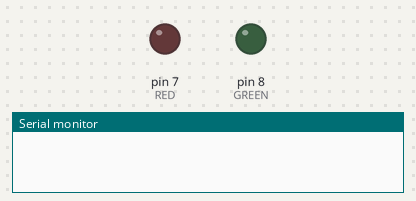
Simulated run of this sketch. Board: Arduino Uno, built with avr-gcc and run on an emulated ATmega328P. Parts: output pins drawn as LEDs (lit = HIGH), the last lines printed to the serial monitor. Random numbers use the default seed unless the sketch sets one. At 19.7 s the program stops and its outputs stay as they are.

Above: at 0.1 s.
At 7.6 s:
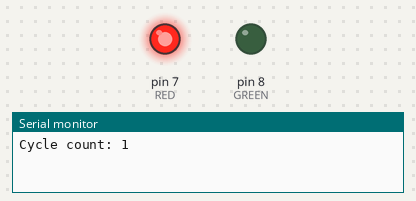
At 13.8 s:
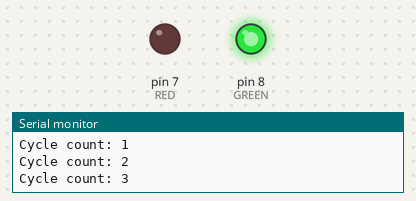
Timing chart, 0 to 16.2 s (numbered marks = the images above):
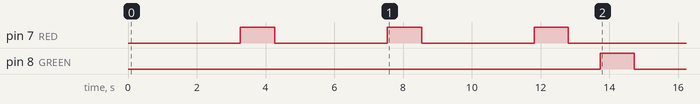

Measured:
- by itself, pin 7 (RED): alternates HIGH for 1.0 s and LOW for 3.3 s, 6 changes in all, then stays LOW
- by itself, pin 8 (GREEN): LOW → HIGH at 13.7 s, → LOW 1.0 s later

The sketch:

randomGuess.ino
```cpp
/*
This is my take on the program presented on page 85 of 'Beginning C for Arduino'.
*/

#define RED 7
#define GREEN 8
#define MIN 0l
#define MAX 50000L

#define TARGET 2500L
#define MAX_LOOP_COUNT 5;

int cycleCount = 0;
int loopCount = 0;
long guess;
long totalGuesses = 0l;

void setup() {
  randomSeed(millis());
  pinMode(RED, OUTPUT);
  pinMode(GREEN, OUTPUT);
  Serial.begin(9600);
}

long getRandom() {
  return (random(MIN, MAX + 1L));
}

void loop() {
  while (true) {
    guess = getRandom();
    totalGuesses++;

    if (guess == TARGET) {
      // light GREEN LED for one second and report the value of the loop counter
      digitalWrite(GREEN, HIGH);
      delay(1000);
      digitalWrite(GREEN, LOW);
      Serial.print("Number of guesses: ");
      Serial.println(totalGuesses);
      Serial.print("Number was: ");
      Serial.println(guess);
      delay(5000);
      exit(0);
    }

    loopCount++;

    if (loopCount < 0) {
      // we have went past the top of what an int can hold
      // light the RED LED for one second and display how many tomes we recycled the int loop
      loopCount = 0;
      cycleCount++;
      digitalWrite(RED, HIGH);
      delay(1000);
      digitalWrite(RED, LOW);
      Serial.print("Cycle count: ");
      Serial.println(cycleCount);
    }

    if (cycleCount == 5) {
      Serial.print("We have exceeded MAX_LOOP_COUNT of ");
      Serial.println(cycleCount);
      delay(5000);
      exit(EXIT_FAILURE);
    }
  }
}
```
